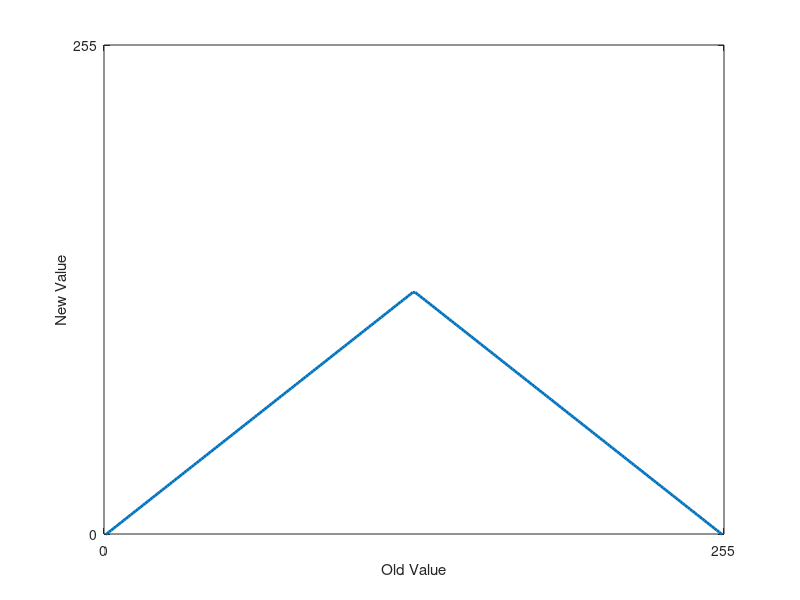

MATLAB code for this plot:
function gimg_ao2_value(imgdst, showimg)
    % ========================
    % This function export the conversion image of
    %    old to new value of function "img_arith_op_1.m".
    % ======Variable==========
    % imgdst: image destination path
    % showimg: show image or not
    % ======DefaultValue======
    if nargin < 2
        imgdst = 'D:\Note_Database\Subject\DIP Digital Image Processing\DIP_Code\pic\img_arith_op_2\ao2_value.jpg';
        showimg = 0;
    end
    % ======Main==============
    line = zeros(256, 1);
    for i = 0:127
        line(i+1, 1) = i;
    end
    for i = 128:255
        line(i+1, 1) = 255-i;
    end
    % figure
    if showimg ~= 1
        f = figure('visible','off');
    else
        f = figure;
    end
    plot(line, 'LineWidth', 2)
    axis([1 256 1 256])
    xticks([1 256])
    xticklabels({'0','255'})
    yticks([1 256])
    yticklabels({'0','255'})
    xlabel('Old Value')
    ylabel('New Value')
    saveas(f,imgdst)  % here you save the figure
end